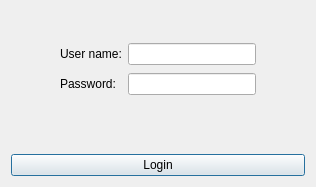
<?xml version="1.0" encoding="UTF-8"?>
<ui version="4.0">
 <class>LoginWidget</class>
 <widget class="QWidget" name="LoginWidget">
  <property name="geometry">
   <rect>
    <x>0</x>
    <y>0</y>
    <width>316</width>
    <height>187</height>
   </rect>
  </property>
  <property name="windowTitle">
   <string>Mana Mobile</string>
  </property>
  <property name="styleSheet">
   <string notr="true"/>
  </property>
  <layout class="QGridLayout" name="gridLayout">
   <item row="0" column="2">
    <spacer name="verticalSpacer">
     <property name="orientation">
      <enum>Qt::Vertical</enum>
     </property>
     <property name="sizeHint" stdset="0">
      <size>
       <width>128</width>
       <height>23</height>
      </size>
     </property>
    </spacer>
   </item>
   <item row="1" column="1" rowspan="2">
    <widget class="QLabel" name="label">
     <property name="text">
      <string>User name:</string>
     </property>
     <property name="buddy">
      <cstring>usernameEdit</cstring>
     </property>
    </widget>
   </item>
   <item row="1" column="2" rowspan="2">
    <widget class="QLineEdit" name="usernameEdit"/>
   </item>
   <item row="2" column="0" rowspan="2">
    <spacer name="horizontalSpacer">
     <property name="orientation">
      <enum>Qt::Horizontal</enum>
     </property>
     <property name="sizeHint" stdset="0">
      <size>
       <width>40</width>
       <height>26</height>
      </size>
     </property>
    </spacer>
   </item>
   <item row="3" column="1">
    <widget class="QLabel" name="label_2">
     <property name="text">
      <string>Password:</string>
     </property>
     <property name="buddy">
      <cstring>passwordEdit</cstring>
     </property>
    </widget>
   </item>
   <item row="3" column="2">
    <widget class="QLineEdit" name="passwordEdit">
     <property name="echoMode">
      <enum>QLineEdit::Password</enum>
     </property>
    </widget>
   </item>
   <item row="3" column="3">
    <spacer name="horizontalSpacer_2">
     <property name="orientation">
      <enum>Qt::Horizontal</enum>
     </property>
     <property name="sizeHint" stdset="0">
      <size>
       <width>40</width>
       <height>26</height>
      </size>
     </property>
    </spacer>
   </item>
   <item row="4" column="0" colspan="4">
    <widget class="QLabel" name="errorLabel">
     <property name="styleSheet">
      <string notr="true">color: #ff4343;</string>
     </property>
     <property name="text">
      <string/>
     </property>
     <property name="alignment">
      <set>Qt::AlignCenter</set>
     </property>
    </widget>
   </item>
   <item row="5" column="2">
    <spacer name="verticalSpacer_2">
     <property name="orientation">
      <enum>Qt::Vertical</enum>
     </property>
     <property name="sizeHint" stdset="0">
      <size>
       <width>128</width>
       <height>24</height>
      </size>
     </property>
    </spacer>
   </item>
   <item row="6" column="0" colspan="4">
    <widget class="QPushButton" name="buttonLogin">
     <property name="text">
      <string>Login</string>
     </property>
     <property name="autoDefault">
      <bool>true</bool>
     </property>
     <property name="default">
      <bool>true</bool>
     </property>
    </widget>
   </item>
  </layout>
 </widget>
 <layoutdefault spacing="6" margin="11"/>
 <resources/>
 <connections/>
</ui>
